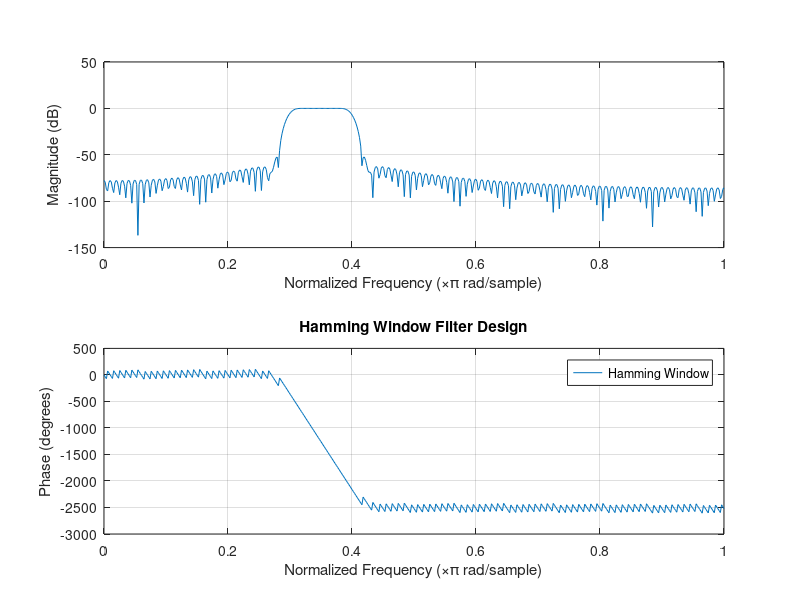
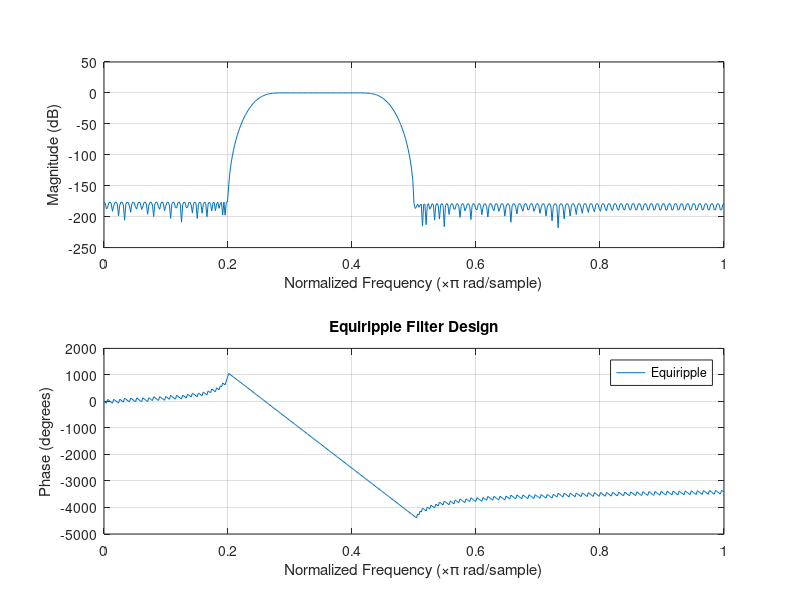
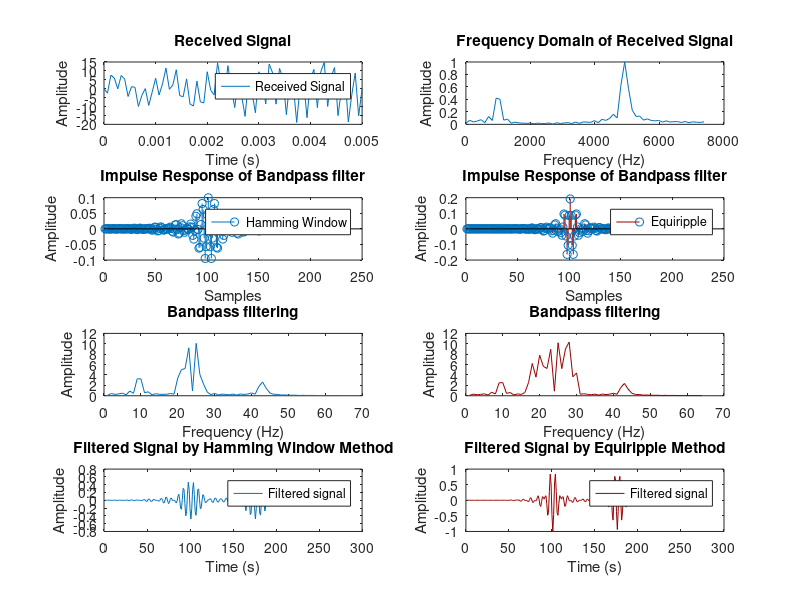

Recreate these plots in MATLAB, in order.
% Model for Radio Frequency Reciever for mobile phones
% This is a Digital Filter - FIR - Bandpass type 
% All frequency values are in kHz.

%*************************************************************%
% Part 1: Generating a test signal with different freqencies

fs = 15e3 ;     % Samping frequency of 15 kHz
ts=1/fs;        % Sampling Time
dt=0:ts:5e-3;   % Time vector

%Since MHz frequencies are converted/downsampled to kHz before passing through Bandpass filter
% we assume the available frequencies are in kHz
% The range of frequencies to be allowed is 9-12 KHz %


f1 = 1e3;       % Frequency 1= 1kHz
f2 = 10.1e3;    % Frequency 2= 10kHz
f3 = 50e3;      % Frequency 3= 50kHz
    
% This is the test signal with different frequencies present
% This signal can be changed to study filter response for different
% frequencies

y = 5*sin(2*pi*f1*dt)+10*sin(2*pi*f2*dt)+5*sin(2*pi*f3*dt);

%*************************************************************%
% Part 2: Converting to Frequency domain for Time domain signal
% using FastFourierTransform fft function

nfft=length(y); %assume the signal to be of n length
nfft2=2.^nextpow2(nfft);
fy=fft(y,nfft2); % This computes the DFT of the signal at points n
fy=fy(1:nfft2/2);
xfft=fs.*(0:nfft2/2-1)/nfft2;
%plot(xfft,abs(fy/max(fy)));

%*************************************************************%
% Part 3: Setting up the FIR Bandpass filter values
% using Signal Processing Toolbox

order=200;          % order of the filter for method 1: Hamming Window
f_cut1=9e3/fs/2;    % cutoff frequency 1
f_cut2=12e3/fs/2;   % cutoff frequency 2

%%% Method 1: Hamming Window based

b = fir1(order,[f_cut1 f_cut2]); % fir1(n,[Wn1 Wn2])=> n is order of filter and Wn1, Wn2 are cutoff frequencies
figure;
freqz(b);% plotting frequency response of filter
title('Hamming Window Filter Design');
legend('Hamming Window');

%%% Method 2: Equiripple based
% Define filter parameters
order1= 200;        % Order of filter for method 2: Equiripple

Fstop1 = 0.2;       % First Stopband Frequency
Fpass1 = f_cut1;    % First Passband Frequency
Fpass2 = f_cut2;    % Second Passband Frequency
Fstop2 = 0.5;       % Second Stopband Frequency

dens   = 20;        % Density Factor required for Equiripple method

% Default values used by MATLAB for magnitude 

Wstop1 = 60;         % First Stopband Weight
Wpass  = 1;          % Passband Weight
Wstop2 = 80;         % Second Stopband Weight


% Calculate the coefficients using the FIRPM function for the filter.
b1  = firpm(order1, [0 Fstop1 Fpass1 Fpass2 Fstop2 1], [0 0 1 1 0 0],[Wstop1 Wpass Wstop2], {dens});
figure;
freqz(b1);
title('Equiripple Filter Design');
legend('Equiripple');

%*************************************************************%
% Part 4 : FFT of filtered signal

% for Window method

fh=fft(b,nfft2);
fh=fh(1:nfft2/2);

%filtering the noisy signal in frequency domain by using mul (matrix multiplication) technique
mul=fh.*fy;
%can also be filtered in time domain by using convolution method
con=conv(y,b);

% for Equiripple method
fh1=fft(b1,nfft2);
fh1=fh1(1:nfft2/2);

%filtering the noisy signal in frequency domain by using mul technique
mul1=fh1.*fy;

%can also be filtered in time domain by using convolution method
con1=conv(y,b1);

%**********************************************************%

%Part 5: Plotting both frequency and time domain plots

figure;

%fig 1 RECEIVED SIGNAL
subplot(4,2,1)
plot(dt,y);
xlabel('Time (s)');
ylabel('Amplitude');
title('Received Signal');
legend('Received Signal');

%fig 2 FREQUENCY DOMAIN REPRESENTATION OF RECEIVED SIGNAL

subplot(4,2,2)
plot(xfft,abs(fy/max(fy))); %normalizing amplitude to 1
xlabel('Frequency (Hz)');
ylabel('Amplitude');
title('Frequency Domain of Received Signal');

%fig 3 IMPULSE RESPONSE FILTER METHOD 1

subplot(4,2,3)
stem(b);
xlabel('Samples');
ylabel('Amplitude');
title('Impulse Response of Bandpass filter');
legend('Hamming Window');

%fig 4 IMPULSE RESPONSE FILTER METHOD 2

subplot(4,2,4)
stem(b1,'Color',[.6 0 0]);
xlabel('Samples');
ylabel('Amplitude');
title('Impulse Response of Bandpass filter');
legend('Equiripple');

%fig 5

subplot(4,2,5)
plot(abs(mul));
xlabel('Frequency (Hz)');
ylabel('Amplitude');
title('Bandpass filtering');

%fig 6

subplot(4,2,6)
plot(abs(mul1),'Color',[.6 0 0]);
xlabel('Frequency (Hz)');
ylabel('Amplitude');
title('Bandpass filtering');

%fig 7 FILTERED SIGNAL METHOD 1 

subplot(4,2,7)
plot(con);
xlabel('Time (s)');
ylabel('Amplitude');
title('Filtered Signal by Hamming Window Method');
legend('Filtered signal');

%fig 8 FILTERED SIGNAL METHOD 2

subplot(4,2,8)
plot(con1,'Color',[.6 0 0]);
xlabel('Time (s)');
ylabel('Amplitude');
title('Filtered Signal by Equiripple Method');
legend('Filtered signal');